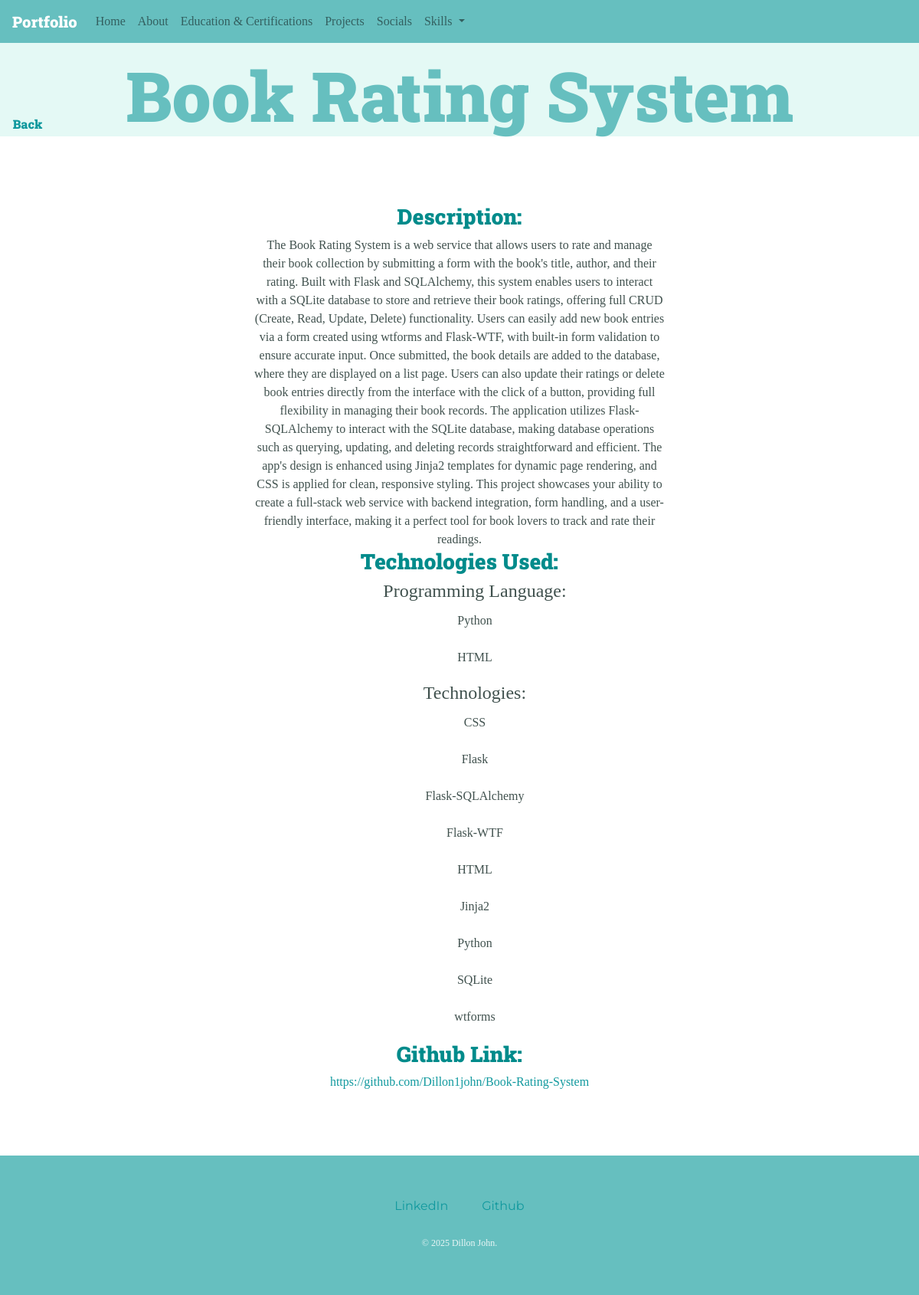
The app's page /projects/16/ with its own data.
### Portfolio/models.py (models this page shows, shortened)
class Project(models.Model):
    title = models.CharField(max_length=100, blank=True)
    subtitle = models.CharField(max_length=100,  blank=True)
    description = models.TextField(blank=True, null=True)
    programming_language = ManyToManyField('Language', blank=True)
    technologies = models.CharField(max_length=100, blank=True)
    category = ManyToManyField('Category', blank=True)
    github_link = models.URLField(blank=True, null=True)
    live_demo_link = models.URLField(blank=True, null=True)
    image = models.ImageField(upload_to='projects', blank=True, null=True)
    image2 = models.ImageField(upload_to='projects', blank=True, null=True)
    image3 = models.ImageField(upload_to='projects', blank=True, null=True)
    image4 = models.ImageField(upload_to='projects', blank=True, null=True)
    video = models.FileField(upload_to='projects', blank=True, null=True)
    created_at = models.DateTimeField(auto_now_add=True)
    slug = models.SlugField(unique=True, blank=True)

class Language(models.Model):
    name = models.CharField(max_length=50)
    class Meta:
        verbose_name_plural = 'Languages'
    def __str__(self):
        return self.name

### Portfolio/views.py (the view)
# urls.py: path('projects/<int:pk>/', views.ProjectDetailView.as_view(), name='project-detail'),
class ProjectDetailView(DetailView):
    template_name = 'Portfolio/projectDetail.html'
    model = Project
    technologies = Project.technologies
    context_object_name = 'project'
    def split_and_sort(self, input_string):
        split_list = [item.strip() for item in input_string.split(',')]
        return sorted(split_list)
    def get_context_data(self, **kwargs):
        context = super().get_context_data(**kwargs)
        project_id = self.kwargs['pk']
        technologies = Project.objects.get(pk=project_id).technologies
        languages = Project.objects.get(pk=project_id).programming_language.all()
        context['technologies'] = self.split_and_sort(technologies)
        context['languages'] = languages
        return context

### Portfolio/templates/Portfolio/projectDetail.html (shortened to what this page needs)
{% extends 'base.html' %}
{% load static %}
{% block content %}
<div class="topPage">
    <h1> {{ project.title }}</h1>
    <h6><a href="{% url 'projects' %}" class="back_button">Back</a></h6>
</div>
<div class="container-fluid">
    <div class="row">
            <div class="col-12 col-lg-6 mb-4 mb-lg-0">
            </div>
            {% if not project.image and not project.image2 and not project.image3 and not project.image4 and not project.video %}
                <div class="col-12">
                    <div class="centered-container justify-content-center">
                        <div class="project-details centered-details">
            {% else %}
                <div class="col-12 col-lg-6">
                    <div class="project-details">
            {% endif %}
                    {% if project.description %}
                        <div class="detail-item">
                            <h3>Description:</h3>
                            <span class="value">{{ project.description }}</span>
                        </div>
                    {% endif %}
                    <div class="detail-item">
                        <h3>Technologies Used:</h3>
                        <ul>
                            <h4>Programming Language:</h4>
                            {% for language in languages %}
                                {% if language|upper == 'CPP' %}
                                    <li><p>C++</p></li>
                                {% else %}
                                    <li><p>{{ language }}</p></li>
                                {% endif %}
                            {% endfor %}
                            <h4>Technologies:</h4>
                            {% for technology in technologies %}
                                <li><p>{{ technology }}</p></li>
                            {% endfor %}
                        </ul>
                    </div>
                    {% if project.github_link %}
                        <div class="detail-item">
                            <h3>Github Link:</h3>
                            <span class="value"><a href="{{ project.github_link }}" target="_blank">{{ project.github_link }}</a></span>
                        </div>
                    {% endif %}
                </div>
                {% if not project.image and not project.image2 and not project.image3 and not project.image4 and not project.video %}
                    </div>
                {% endif %}
            </div>
        </div>
</div>
{% include 'Portfolio/includes/footer.html' %}
{% endblock %}

### templates/base.html (shortened to what this page needs)
{% load static %}
<!DOCTYPE html>
<html lang="en">
<head>
    <link rel='stylesheet' href="{% static 'app.css' %}">
<link rel="stylesheet" href="https://cdn.jsdelivr.net/npm/bootstrap@4.3.1/dist/css/bootstrap.min.css">
<link rel="stylesheet" href="https://cdnjs.cloudflare.com/ajax/libs/font-awesome/5.15.4/css/all.min.css">
    <link rel='stylesheet' href="{% static "app.css" %}">
</head>
<body>
    <nav id="navbar" class="navbar navbar-expand-lg navbar-light fixed-top" style="background-color: #66BFBF; color: white;">
        <a class="navbar-brand" href="{% url 'start' %}" style="font-family: 'RobotoSlabDark', sans-serif; color: white;">Portfolio</a>
        <div class="collapse navbar-collapse" id="navbarNavDropdown">
          <ul class="navbar-nav">
            <li class="nav-item {% if request.resolver_match.url_name == 'start' %}active{% endif %}">
              <a class="nav-link" href="{% url 'start' %}">Home <span class="sr-only">(current)</span></a>
            </li>
            <li class="nav-item {% if request.resolver_match.url_name == 'start#about' %}active{% endif %}">
              <a class="nav-link" href="{% url 'start' %}#about">About</a>
            </li>
           <li class="nav-item {% if request.resolver_match.url_name == 'products' %}active{% endif %}">
              <a class="nav-link" href="{% url 'start' %}#education">Education & Certifications</a>
            </li>
           <li class="nav-item {% if request.resolver_match.url_name == 'projects' %}active{% endif %}">
              <a class="nav-link" href="{% url 'projects' %}">Projects</a>
            </li>
           <li class="nav-item">
              <a class="nav-link" data-toggle="modal" data-target="#socialsModal" href="#">Socials</a>
            </li>
            <li class="nav-item dropdown">
              <a class="nav-link dropdown-toggle" href="#" id="navbarDropdownMenuLink" role="button" data-toggle="dropdown" aria-haspopup="true" aria-expanded="false">
                Skills
              </a>
            </li>
          </ul>
        </div>
      </nav>
    {% block content %}{% endblock  %}
</body>
</html>

### Portfolio/templates/Portfolio/includes/footer.html
<section id="footer">
    <div class="bottom-container" style="margin-top:20px;">
    <a class="footer-link" href="https://www.linkedin.com/in/dillon-j-12318a15a/" target="_blank">LinkedIn</a>
    <a class="footer-link" href="https://github.com/Dillon1john" target="_blank">Github</a>
    <p class="tm">© 2025 Dillon John.</p>
</div>
</section>

### static/app.css (style rules this page uses)
body { color: #40514E; margin: 0; text-align: center; font-family: "Merriweather", serif; position: relative; }
html { scroll-padding-top: 100px; }
html,body { overflow-x:hidden; max-width: 100%; }
h1 { font-size: 5.625rem; margin: 50px auto 0 auto; font-family: "Sacramento", cursive; color: #66BFBF; }
h3 { font-family: "Montserrat", sans-serif; color: #11999E; }
a { color: #11999E; text-decoration: none; }
p { line-height: 2; }
ul { list-style: none; }
.nav-item { color: white; }
.topPage { background-color: #E4F9F5; position: relative; padding-top: 20px; }
.bottom-container { background-color: #66BFBF; padding: 50px 0 20px; line-height: 2; }
.tm { color: #EAF6F6; font-size: 0.75rem; padding: 20px 0; }
.footer-link { margin:10px 20px; text-decoration: none; font-family: "Montserrat", sans-serif; }
.back_button { position: absolute; top: auto; left:0; right:94%; bottom: 4%; margin:0 auto; }

### Portfolio/templates/Portfolio/projectDetail.html (style rules this page uses)
h3 { font-family: 'RobotoSlabDark', 'sans-serif'; color: darkcyan; }
.project-details { padding: 1rem; }
.centered-container { display: flex; justify-content: center; align-items: flex-start; min-height: 60vh; width: 100%; padding: 2rem 0; text-align: center; }
.centered-details { max-width: 600px; padding: 2rem; margin: 0 auto; }
.topPage h1 { font-family: 'RobotoSlabDark', 'sans-serif'; }
.back_button { font-family: 'RobotoSlabDark', 'sans-serif'; }

### records on screen
Project: title "Book Rating System", description "The Book Rating System is a web service that allows users to rate and manage their book collection by submitting a form with the book's title, author, and their rating. Built with Flask and SQLAlchemy, this system enables users to interact with a SQLite database to store and retrieve their book ratings, offering full CRUD (Create, Read, Update, Delete) functionality. Users can easily add new book entries via a form created using wtforms and Flask-WTF, with built-in form validation to ensure accurate input. Once submitted, the book details are added to the database, where they are displayed on a list page. Users can also update their ratings or delete book entries directly from the interface…", github_link "https://github.com/Dillon1john/Book-Rating-System"
Language: name "Python"
Language: name "HTML"

### other values on screen
{{ technology }} "CSS" "Flask" "Flask-SQLAlchemy" "Flask-WTF" "HTML" "Jinja2" "Python" "SQLite" "wtforms"
